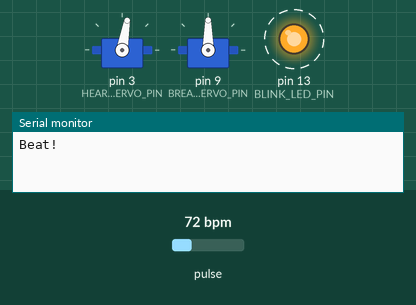
This sketch was run on a simulated Arduino Uno, built with avr-gcc and run on an emulated ATmega328P. Parts: 2 × servo, output pins drawn as LEDs (lit = HIGH), the last lines printed to the serial monitor. Dashed ring = blinking. Inputs (shaded band) come from the test bench; at power-on: pulse 72 bpm.

Above: at 1.84 s.
4.3 s: pulse set to 42 bpm
At 5.65 s:
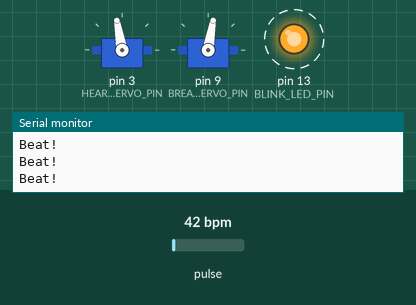
7.3 s: pulse set to 70 bpm
At 7.64 s:
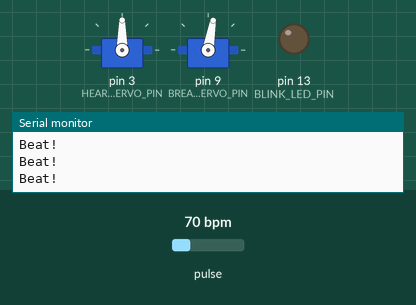
At 8.8 s:
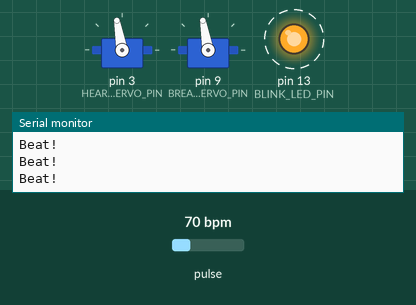
Timing chart, 0 to 16.3 s (numbered marks = the images above; inputs shaded):
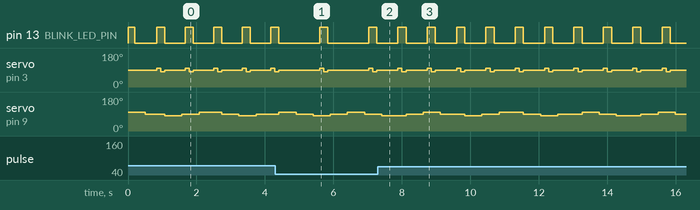

The sketch:

Huggables_Prototype_V2.ino
```cpp
// Author: Jawad Farooq Naik
// Date Created: April 18, 2025, 10:00 AM EDT
// Location: Boston, MA, USA
// Project: Huggables
// Institution: Massachusetts College of Art and Design
// Department: Dynamic Media Institute
// Project Description:
// Huggables is an interactive project designed to bridge the emotional gap in long-distance relationships.
// It consists of a set of interconnected body pillows that mimic the sensation of hugging a human.
// When one partner’s pillow detects a pulse, the other partner’s pillow immediately actuates—and vice versa.
// The system synchronizes a rhythmic heartbeat, gentle breathing motion, soothing warmth (temperature), and a familiar scent,
// recreating the comforting presence of a real embrace across both pillows.

// —— Library Includes ——
#include <Servo.h>
#include <PulseSensorPlayground.h>

// —— Pin Assignments ——
constexpr int PULSE_PIN        = A0;   // PulseSensor → A0
constexpr int BLINK_LED_PIN    = 13;   // Optional LED that blinks on each beat
constexpr int HEART_SERVO_PIN  = 3;    // Heartbeat servo → D3
constexpr int BREATH_SERVO_PIN = 9;    // Breathing servo → D9

// —— Timing Constants ——
constexpr unsigned long MIN_INTERVAL     = 300;   // Minimum ms between beats (refractory, ≲200 BPM)
constexpr unsigned long IDLE_TIMEOUT     = 2000;  // ms after last beat before idling
constexpr unsigned long BREATH_PHASE_MS  = 500;   // ms per inhale/exhale phase

// —— Global Objects ——
PulseSensorPlayground pulseSensor;
Servo                 heartServo, breathServo;

// —— State Variables ——
unsigned long lastBeatMillis    = 0;    // Timestamp of last detected beat
unsigned long lastBreathMillis  = 0;    // Tracks timing for breathing cycle
byte          breathPhase       = 0;    // 0=inhale,1=neutral,2=exhale,3=neutral
bool          wasActive         = false;// Tracks idle→active transitions

// —— Setup() ——
// Initializes serial port, pulse sensor, and servos.
void setup() {
  Serial.begin(115200);

  // PulseSensorPlayground configuration
  pulseSensor.analogInput(PULSE_PIN);
  pulseSensor.blinkOnPulse(BLINK_LED_PIN);  // Optional LED feedback
  pulseSensor.setThreshold(550);            // Tune threshold between idle/beat
  if (!pulseSensor.begin()) {
    Serial.println("PulseSensor not detected. Check wiring!");
  }

  // Attach and center servos
  heartServo.attach(HEART_SERVO_PIN);
  breathServo.attach(BREATH_SERVO_PIN);
  heartServo.write(90);
  breathServo.write(90);
}

// —— loop() ——
// 1. Detect heartbeats via pulseSensor.sawStartOfBeat()
// 2. On each beat: drive heartbeat servo and mark timestamp
// 3. Determine active state (finger present) vs idle
// 4. On idle→active edge: reset breathing cycle
// 5. While active: run breathing state machine
// 6. When idle: snap servos back to neutral
void loop() {
  unsigned long now = millis();

  // —— 1) HEARTBEAT DETECTION ————————————————————————————————————————————
  if (pulseSensor.sawStartOfBeat()) {
    // Drive heartbeat servo: contract, relax, then neutral
    heartServo.write(100);  // contraction
    delay(120);
    heartServo.write(80);   // relaxation
    delay(120);
    heartServo.write(90);   // neutral

    lastBeatMillis = now;   // record beat time
    Serial.println("Beat!");
  }

  // —— 2) ACTIVE vs IDLE STATE —————————————————————————————————————————
  bool active = (now - lastBeatMillis) < IDLE_TIMEOUT;

  // —— 3) IDLE→ACTIVE EDGE: INITIALIZE BREATHING ————————————————————————
  if (active && !wasActive) {
    breathPhase      = 0;      // start at inhale
    lastBreathMillis = now;
    breathServo.write(100);    // set to inhale position immediately
  }
  wasActive = active;

  // —— 4) BREATHING CYCLE (ONLY WHEN ACTIVE) ———————————————————————————
  if (active) {
    if (now - lastBreathMillis >= BREATH_PHASE_MS) {
      // Advance to next phase: 0→1→2→3→0…
      breathPhase = (breathPhase + 1) & 0x03;
      lastBreathMillis = now;
      switch (breathPhase) {
        case 0: breathServo.write(100); break;  // inhale
        case 1: breathServo.write(90);  break;  // neutral
        case 2: breathServo.write(80);  break;  // exhale
        case 3: breathServo.write(90);  break;  // neutral
      }
    }
  }
  // —— 5) SNAP TO NEUTRAL WHEN IDLE ———————————————————————————————————
  else {
    heartServo.write(90);
    breathServo.write(90);
  }
}
```

Measured:
- after the input at 4.3 s, pin 13 (BLINK_LED_PIN): alternates HIGH for 0.24 s and LOW for 1.2 s, starting after 1.3 s
- after the input at 7.3 s, pin 13 (BLINK_LED_PIN): alternates HIGH for 0.24 s and LOW for 0.62 s, starting after 0.58 s
- by itself, pin 13 (BLINK_LED_PIN): alternates HIGH for 0.24 s and LOW for 0.59 s
- by itself, servo on pin 3 (HEART_SERVO_PIN): repeats every 0.86 s: 80° 0.12 s, 90° 0.62 s, 100° 0.12 s
